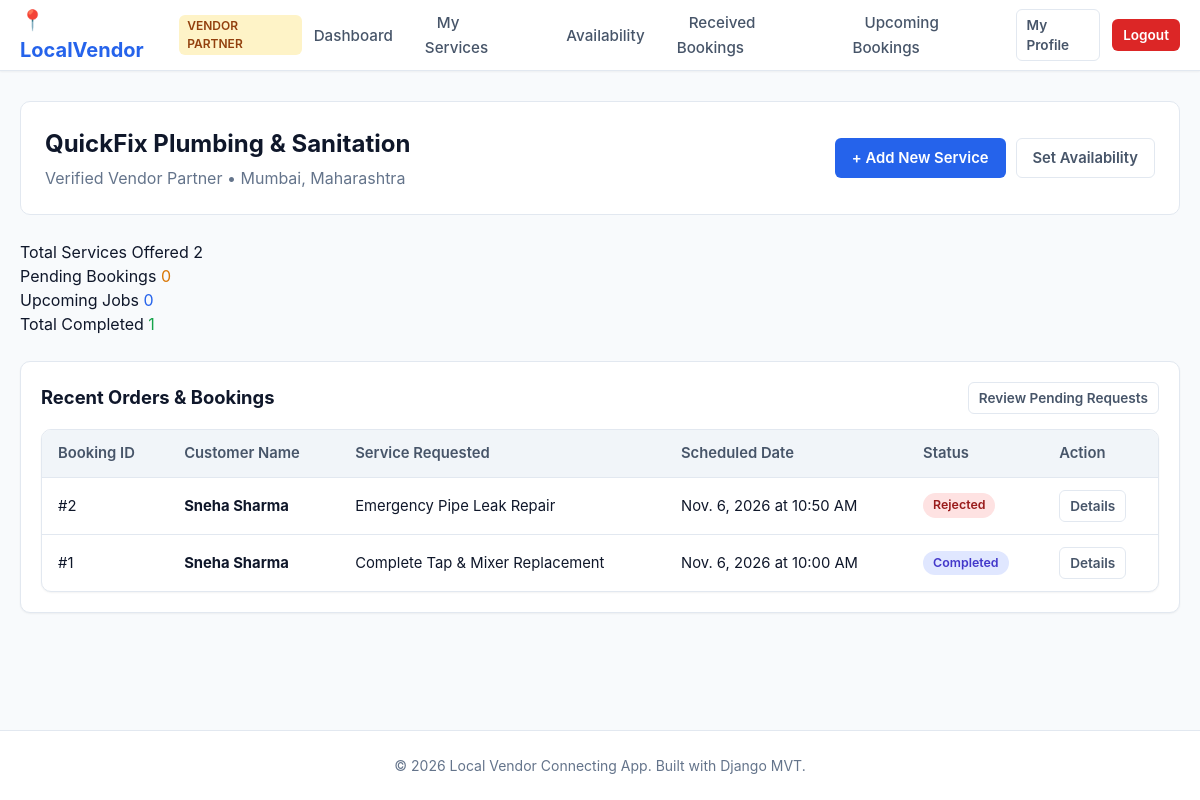
Page /vendor/dashboard/ (signed in) on the committed database.
### accounts/models.py (models this page shows, shortened)
class VendorProfile(models.Model):
    PENDING = 'pending'
    APPROVED = 'approved'
    REJECTED = 'rejected'
    VERIFICATION_CHOICES = [
        (PENDING, 'Pending'),
        (APPROVED, 'Approved'),
        (REJECTED, 'Rejected'),
    ]
    user = models.OneToOneField(User, on_delete=models.CASCADE, related_name='vendor_profile')
    phone = models.CharField(max_length=15)
    business_name = models.CharField(max_length=200)
    business_description = models.TextField(blank=True)
    business_address = models.TextField()
    city = models.CharField(max_length=100)
    state = models.CharField(max_length=100)
    pincode = models.CharField(max_length=10)
    profile_picture = models.ImageField(upload_to=profile_picture_upload_path, blank=True, null=True)
    verification_status = models.CharField(max_length=10, choices=VERIFICATION_CHOICES, default=PENDING)
    rejection_reason = models.TextField(blank=True)
    is_active_vendor = models.BooleanField(default=True)
    created_at = models.DateTimeField(auto_now_add=True)
    updated_at = models.DateTimeField(auto_now=True)

class CustomerProfile(models.Model):
    user = models.OneToOneField(User, on_delete=models.CASCADE, related_name='customer_profile')
    phone = models.CharField(max_length=15, blank=True)
    address = models.TextField(blank=True)
    city = models.CharField(max_length=100, blank=True)
    state = models.CharField(max_length=100, blank=True)
    pincode = models.CharField(max_length=10, blank=True)
    profile_picture = models.ImageField(upload_to=profile_picture_upload_path, blank=True, null=True)
    is_active_customer = models.BooleanField(default=True)
    created_at = models.DateTimeField(auto_now_add=True)
    updated_at = models.DateTimeField(auto_now=True)

class User(AbstractUser):
    CUSTOMER = 'customer'
    VENDOR = 'vendor'
    ADMIN = 'admin'
    USER_TYPE_CHOICES = [
        (CUSTOMER, 'Customer'),
        (VENDOR, 'Vendor'),
        (ADMIN, 'Admin'),
    ]
    user_type = models.CharField(
        max_length=10,
        choices=USER_TYPE_CHOICES,
        default=CUSTOMER,
    )

### services/models.py (models this page shows, shortened)
class Booking(models.Model):
    PENDING = 'pending'
    CONFIRMED = 'confirmed'
    REJECTED = 'rejected'
    COMPLETED = 'completed'
    CANCELLED = 'cancelled'
    STATUS_CHOICES = [
        (PENDING, 'Pending'),
        (CONFIRMED, 'Confirmed'),
        (REJECTED, 'Rejected'),
        (COMPLETED, 'Completed'),
        (CANCELLED, 'Cancelled'),
    ]
    customer = models.ForeignKey(CustomerProfile, on_delete=models.CASCADE, related_name='bookings')
    vendor = models.ForeignKey(VendorProfile, on_delete=models.CASCADE, related_name='bookings')
    service = models.ForeignKey(Service, on_delete=models.CASCADE, related_name='bookings')
    booking_date = models.DateField()
    booking_time = models.TimeField()
    status = models.CharField(max_length=10, choices=STATUS_CHOICES, default=PENDING)
    notes = models.TextField(blank=True)
    rejection_reason = models.TextField(blank=True)
    created_at = models.DateTimeField(auto_now_add=True)
    updated_at = models.DateTimeField(auto_now=True)
    class Meta:
        ordering = ['-created_at']

class Service(models.Model):
    vendor = models.ForeignKey(VendorProfile, on_delete=models.CASCADE, related_name='services')
    category = models.ForeignKey(ServiceCategory, on_delete=models.CASCADE, related_name='services')
    name = models.CharField(max_length=200)
    description = models.TextField()
    price = models.DecimalField(max_digits=10, decimal_places=2)
    duration_minutes = models.PositiveIntegerField(help_text='Duration in minutes')
    is_available = models.BooleanField(default=True)
    created_at = models.DateTimeField(auto_now_add=True)
    updated_at = models.DateTimeField(auto_now=True)

### vendor/views.py (the view)
# urls.py: path('dashboard/', views.vendor_dashboard, name='dashboard'),
@vendor_required
def vendor_dashboard(request):
    vendor = request.user.vendor_profile
    bookings = Booking.objects.filter(vendor=vendor)
    context = {
        'vendor': vendor,
        'total_services': Service.objects.filter(vendor=vendor).count(),
        'total_bookings': bookings.count(),
        'pending_bookings': bookings.filter(status='pending').count(),
        'confirmed_bookings': bookings.filter(status='confirmed').count(),
        'completed_bookings': bookings.filter(status='completed').count(),
        'upcoming_bookings_count': bookings.filter(
            status='confirmed', booking_date__gte=date.today()
        ).count(),
        'recent_bookings': bookings[:5],
    }
    return render(request, 'vendor/dashboard.html', context)

### templates/vendor/dashboard.html (shortened to what this page needs)
{% extends 'vendor/vendor_base.html' %}
{% block content %}
<div class="vendor-header">
    <div>
        <h1 class="vendor-title">{{ vendor.business_name }}</h1>
        <p style="color: var(--text-muted); margin-top: 4px;">Verified Vendor Partner &bull; {{ vendor.city }}, {{ vendor.state }}</p>
    </div>
    <div style="display: flex; gap: 10px;">
        <a href="{% url 'vendor:add_service' %}" class="btn btn-primary">+ Add New Service</a>
        <a href="{% url 'vendor:availability' %}" class="btn btn-secondary">Set Availability</a>
    </div>
</div>
<div class="stats-grid">
    <div class="stat-card">
        <span class="stat-label">Total Services Offered</span>
        <span class="stat-value">{{ total_services }}</span>
    </div>
    <div class="stat-card">
        <span class="stat-label">Pending Bookings</span>
        <span class="stat-value" style="color: var(--warning);">{{ pending_bookings }}</span>
    </div>
    <div class="stat-card">
        <span class="stat-label">Upcoming Jobs</span>
        <span class="stat-value" style="color: var(--primary);">{{ upcoming_bookings_count }}</span>
    </div>
    <div class="stat-card">
        <span class="stat-label">Total Completed</span>
        <span class="stat-value" style="color: var(--success);">{{ completed_bookings }}</span>
    </div>
</div>
<div class="card" style="margin-top: 25px;">
    <div style="display: flex; justify-content: space-between; align-items: center; margin-bottom: 15px;">
        <h3 class="card-title" style="margin-bottom: 0;">Recent Orders & Bookings</h3>
        <a href="{% url 'vendor:received_bookings' %}" class="btn btn-secondary btn-sm">Review Pending Requests</a>
    </div>
    {% if recent_bookings %}
    <div class="table-responsive" style="margin-top: 0;">
        <table class="data-table">
            <thead>
                <tr>
                    <th>Booking ID</th>
                    <th>Customer Name</th>
                    <th>Service Requested</th>
                    <th>Scheduled Date</th>
                    <th>Status</th>
                    <th>Action</th>
                </tr>
            </thead>
            <tbody>
                {% for b in recent_bookings %}
                <tr>
                    <td>#{{ b.id }}</td>
                    <td><strong>{{ b.customer.user.get_full_name|default:b.customer.user.username }}</strong></td>
                    <td>{{ b.service.name }}</td>
                    <td>{{ b.booking_date }} at {{ b.booking_time|time:"g:i A" }}</td>
                    <td>
                        <span class="status-pill status-{{ b.status }}">{{ b.get_status_display }}</span>
                    </td>
                    <td>
                        <a href="{% url 'vendor:booking_detail' b.id %}" class="btn btn-secondary btn-sm">Details</a>
                    </td>
                </tr>
                {% endfor %}
            </tbody>
        </table>
    </div>
    {% else %}
    <p class="card-text" style="text-align: center; padding: 30px; color: var(--text-muted);">
        No recent bookings received yet. Ensure your services and weekly availability are published!
    </p>
    {% endif %}
</div>
{% endblock %}

### static/css/base.css (style rules this page uses)
:root { --primary: #2563eb; --primary-hover: #1d4ed8; --primary-light: #eff6ff; --secondary: #475569; --success: #16a34a; --warning: #d97706; --danger: #dc2626; --bg-main: #f8fafc; --surface: #ffffff; --text-main: #0f172a; --text-muted: #64748b; --border: #e2e8f0; --border-focus: #93c5fd; --radius-sm: 6px; --radius-md: 10px; --radius-lg: 16px; --shadow-sm: 0 1px 2px 0 rgba(0, 0, 0, 0.05); --shadow-md: 0 4px 6px -1px rgba(0, 0, 0, 0.1), 0 2px 4px -2px rgba(0, 0, 0, 0.05); --shadow-lg: 0 10px 15px -3px rgba(0, 0, 0, 0.1), 0 4px 6px -4px rgba(0, 0, 0, 0.05); --font: -apple-system, BlinkMacSystemFont, "Segoe UI", Roboto, "Helvetica Neue", Arial, sans-serif; }
* { box-sizing: border-box; margin: 0; padding: 0; }
body { font-family: var(--font); background-color: var(--bg-main); color: var(--text-main); line-height: 1.5; min-height: 100vh; display: flex; flex-direction: column; }
a { color: var(--primary); text-decoration: none; transition: color 0.15s ease-in-out; }
.btn { display: inline-flex; align-items: center; justify-content: center; padding: 8px 16px; font-size: 0.925rem; font-weight: 600; border-radius: var(--radius-sm); border: 1px solid transparent; cursor: pointer; transition: all 0.15s ease-in-out; text-decoration: none; }
.btn-primary { background-color: var(--primary); color: #ffffff; }
.btn-secondary { background-color: var(--surface); color: var(--secondary); border-color: var(--border); }
.btn-sm { padding: 5px 10px; font-size: 0.85rem; }
.card { background: var(--surface); border: 1px solid var(--border); border-radius: var(--radius-md); padding: 20px; box-shadow: var(--shadow-sm); transition: transform 0.15s, box-shadow 0.15s; }
.card-title { font-size: 1.15rem; font-weight: 700; margin-bottom: 8px; }
.table-responsive { overflow-x: auto; background: var(--surface); border-radius: var(--radius-md); border: 1px solid var(--border); box-shadow: var(--shadow-sm); margin-top: 20px; }
.data-table { width: 100%; border-collapse: collapse; text-align: left; font-size: 0.925rem; }
.data-table th { background-color: #f1f5f9; padding: 12px 16px; font-weight: 600; color: var(--secondary); border-bottom: 1px solid var(--border); }
.data-table td { padding: 12px 16px; border-bottom: 1px solid var(--border); color: var(--text-main); vertical-align: middle; }
.data-table tr:last-child td { border-bottom: none; }
.status-pill { display: inline-block; padding: 3px 10px; border-radius: 9999px; font-size: 0.775rem; font-weight: 600; text-transform: capitalize; }
.status-rejected, .status-cancelled, .status-inactive { background: #fee2e2; color: #991b1b; }
.status-completed { background: #e0e7ff; color: #4338ca; }

### rows in the picture
VendorProfile: business_name "QuickFix Plumbing & Sanitation", city "Mumbai", state "Maharashtra"
Booking: id "2", customer.user.get_full_name "Sneha Sharma", service.name "Emergency Pipe Leak Repair", booking_date "Nov. 6, 2026", booking_time "10:50 AM", status "Rejected"
Booking: id "1", customer.user.get_full_name "Sneha Sharma", service.name "Complete Tap & Mixer Replacement", booking_date "Nov. 6, 2026", booking_time "10:00 AM", status "Completed"

### other values in the picture
{{ total_services }} "2"
{{ pending_bookings }} "0"
{{ upcoming_bookings_count }} "0"
{{ completed_bookings }} "1"
